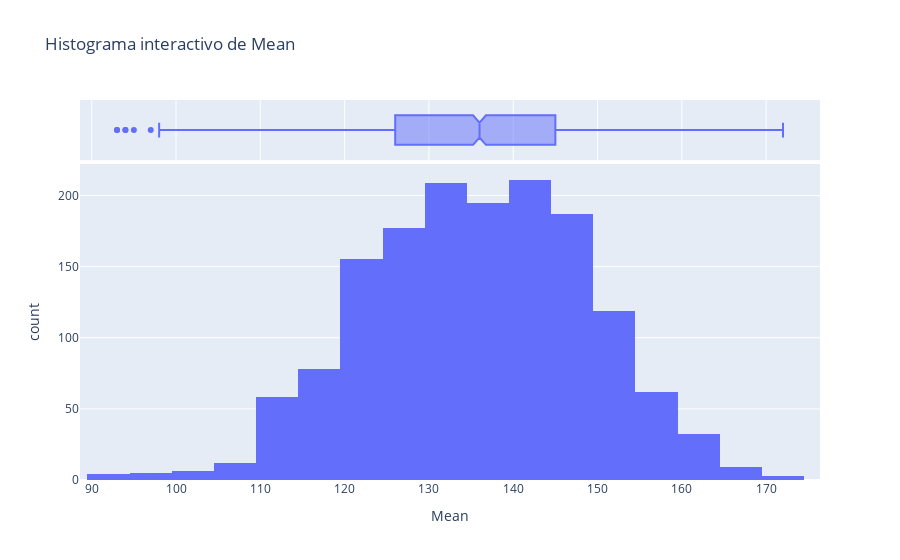

Notebook code cell kept with this figure:
### Markdown cell above
# Bonus (para sobresaliente)

## - Integración con Streamlit para mostrar visualizaciones interactivas

## - Empaquetar el módulo con setup.py y publicarlo localmente

## - Crear visualizaciones con Plotly o Altair además de matplotlib / seaborn

### Code cell
from ctg_viz.plots import plot_histogram_plotly_ctg

fig = plot_histogram_plotly_ctg(df_step3, "Mean")
fig.show()

### Figure 1 — Plotly figure (JSON) as saved in the notebook; plotly's stock layout.template omitted (floating-point values rounded to 4 significant figures; data arrays with more than 128 entries replaced by an {"elided": "..."} marker saying what was removed)
{"data": [{"alignmentgroup": "True", "bingroup": "x", "hovertemplate": "Mean=%{x}<br>count=%{y}<extra></extra>", "legendgroup": "", "marker": {"color": "#636efa", "pattern": {"shape": ""}}, "name": "", "nbinsx": 30, "offsetgroup": "", "orientation": "v", "showlegend": false, "type": "histogram", "x": {"elided": "1522 int values"}, "xaxis": "x", "yaxis": "y"}, {"alignmentgroup": "True", "hovertemplate": "Mean=%{x}<extra></extra>", "legendgroup": "", "marker": {"color": "#636efa"}, "name": "", "notched": true, "offsetgroup": "", "showlegend": false, "type": "box", "x": {"elided": "1522 int values"}, "xaxis": "x2", "yaxis": "y2"}], "layout": {"barmode": "relative", "legend": {"tracegroupgap": 0}, "title": {"text": "Histograma interactivo de Mean"}, "xaxis": {"anchor": "y", "domain": [0, 1], "title": {"text": "Mean"}}, "xaxis2": {"anchor": "y2", "domain": [0, 1], "matches": "x", "showgrid": true, "showticklabels": false}, "yaxis": {"anchor": "x", "domain": [0, 0.8316], "title": {"text": "count"}}, "yaxis2": {"anchor": "x2", "domain": [0.8416, 1], "matches": "y2", "showgrid": false, "showline": false, "showticklabels": false, "ticks": ""}}}
